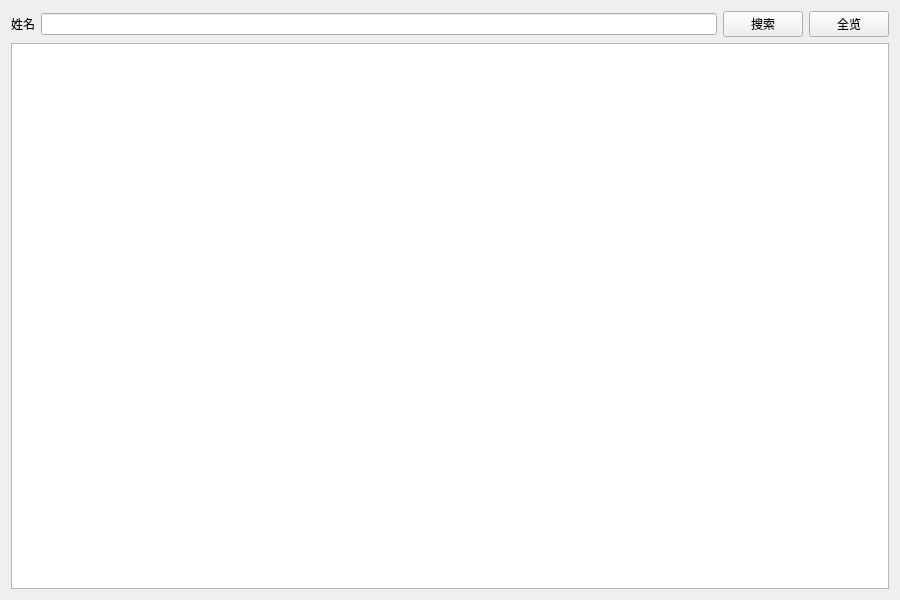
<?xml version="1.0" encoding="UTF-8"?>
<ui version="4.0">
 <class>page_stu</class>
 <widget class="QWidget" name="page_stu">
  <property name="geometry">
   <rect>
    <x>0</x>
    <y>0</y>
    <width>900</width>
    <height>600</height>
   </rect>
  </property>
  <property name="windowTitle">
   <string>Form</string>
  </property>
  <layout class="QVBoxLayout" name="verticalLayout_2">
   <item>
    <layout class="QVBoxLayout" name="verticalLayout">
     <item>
      <layout class="QHBoxLayout" name="horizontalLayout">
       <item>
        <widget class="QLabel" name="label">
         <property name="text">
          <string>姓名</string>
         </property>
        </widget>
       </item>
       <item>
        <widget class="QLineEdit" name="lineEdit"/>
       </item>
       <item>
        <widget class="QPushButton" name="pushButton">
         <property name="text">
          <string>搜索</string>
         </property>
        </widget>
       </item>
       <item>
        <widget class="QPushButton" name="pushButton_2">
         <property name="text">
          <string>全览</string>
         </property>
        </widget>
       </item>
      </layout>
     </item>
     <item>
      <widget class="QTableWidget" name="tableWidget"/>
     </item>
    </layout>
   </item>
  </layout>
 </widget>
 <resources/>
 <connections/>
</ui>
